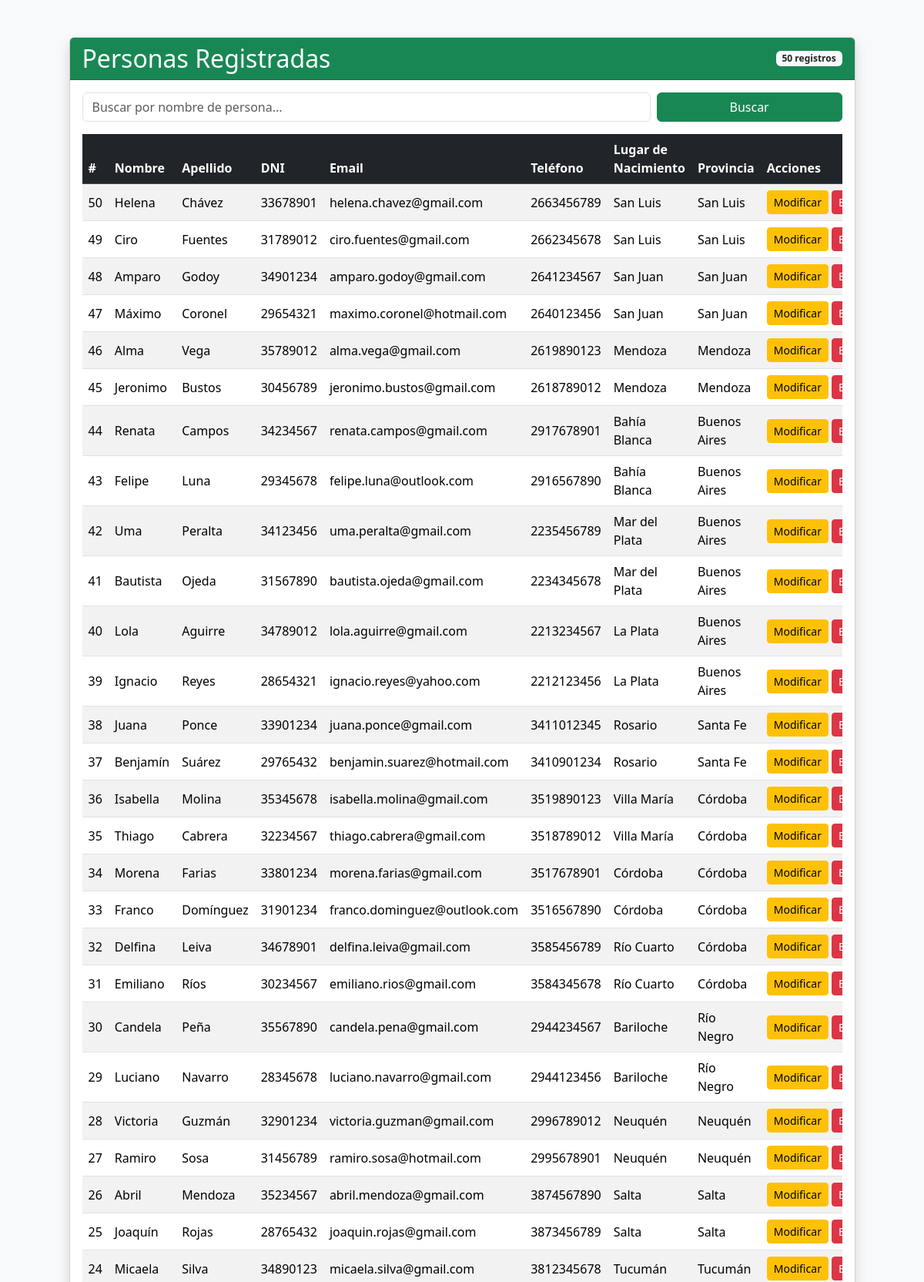
The page /src/persona/viewPersona.php (upper part) on the database its author committed.
### tables this page shows
CREATE TABLE IF NOT EXISTS personas (
    id INT AUTO_INCREMENT PRIMARY KEY,
    nombre VARCHAR(100) NOT NULL,
    apellido VARCHAR(100) NOT NULL,
    dni VARCHAR(20) NOT NULL,
    cuit VARCHAR(20) NOT NULL,
    fecha_nacimiento DATE NOT NULL,
    email VARCHAR(150) NOT NULL,
    telefono VARCHAR(30) NOT NULL,
    direccion VARCHAR(200) NOT NULL,

     
     
     
     
    ciudad_id INT,

     
     

    observaciones TEXT,

     
     
     
    FOREIGN KEY (ciudad_id) REFERENCES ciudades(id)
);

CREATE TABLE IF NOT EXISTS ciudades (
     
    id INT AUTO_INCREMENT PRIMARY KEY,

     
    nombre VARCHAR(100) NOT NULL,
    provincia VARCHAR(100) NOT NULL,

     
     
    latitud DECIMAL(9,6),

     
     
    longitud DECIMAL(10,6),

     
    codigo_postal VARCHAR(10),

     
    descripcion TEXT,

     
    fecha_fundacion DATE
);

### lib/bd/gestionBaseDatos.php (called while the page is built, shortened)
<?php
function obtenerTodasLasPersonas($conexion, $busqueda = '') {
    $sql = "SELECT p.*, c.nombre AS ciudad_nombre, c.provincia AS ciudad_provincia, c.codigo_postal AS ciudad_codigo_postal
            FROM personas p
            LEFT JOIN ciudades c ON p.ciudad_id = c.id";
    $parametros = [];
    $sql .= " ORDER BY p.id DESC";
    $stmt = $conexion->prepare($sql);
    $stmt->execute($parametros);
    return $stmt->fetchAll(PDO::FETCH_ASSOC);
}

### src/persona/viewPersona.php (the view, shortened to what this page needs)
<?php
require_once '../../lib/bd/gestionBaseDatos.php';
$conexion = obtenerConexion();
$busqueda = isset($_GET['busqueda']) ? trim($_GET['busqueda']) : '';
$personas = obtenerTodasLasPersonas($conexion, $busqueda);
?>
<!DOCTYPE html>
<html lang="es">
<head>
    <link href="https://cdn.jsdelivr.net/npm/bootstrap@5.3.3/dist/css/bootstrap.min.css" rel="stylesheet">
</head>
<body class="bg-light">
    <div class="container py-5">
        <div class="row justify-content-center">
            <div class="col-md-11">
                <div class="card shadow">
                    <div class="card-header bg-success text-white d-flex justify-content-between align-items-center">
                        <h2 class="mb-0">Personas Registradas</h2>
                        <span class="badge bg-light text-dark"><?php echo count($personas); ?> registros</span>
                    </div>
                    <div class="card-body">
                        <form method="GET" action="viewPersona.php" class="row g-2 mb-3">
                            <div class="col-md-9">
                                <input type="text" name="busqueda" class="form-control"
                                       placeholder="Buscar por nombre de persona..."
                                       value="<?php echo htmlspecialchars($busqueda); ?>">
                            </div>
                            <div class="col-md-3">
                                <button type="submit" class="btn btn-success w-100">Buscar</button>
                            </div>
                        </form>
                        <?php if (empty($personas)): ?>
                            <div class="alert alert-info">
                                <?php echo ($busqueda !== '') ? 'No se encontraron personas con ese nombre.' : 'No hay personas registradas aún. Use "Nueva persona".'; ?>
                            </div>
                        <?php else: ?>
                        <div class="table-responsive">
                            <table class="table table-striped table-hover align-middle">
                                <thead class="table-dark">
                                    <tr>
                                        <th>#</th>
                                        <th>Nombre</th>
                                        <th>Apellido</th>
                                        <th>DNI</th>
                                        <th>Email</th>
                                        <th>Teléfono</th>
                                        <th>Lugar de Nacimiento</th>
                                        <th>Provincia</th>
                                        <th>Acciones</th>
                                    </tr>
                                </thead>
                                <tbody>
                                    <?php
                                    foreach ($personas as $persona):
                                    ?>
                                    <tr>
                                        <td><?php echo $persona['id']; ?></td>
                                        <td><?php echo htmlspecialchars($persona['nombre']); ?></td>
                                        <td><?php echo htmlspecialchars($persona['apellido']); ?></td>
                                        <td><?php echo htmlspecialchars($persona['dni']); ?></td>
                                        <td><?php echo htmlspecialchars($persona['email']); ?></td>
                                        <td><?php echo htmlspecialchars($persona['telefono']); ?></td>
                                        <td><?php echo $persona['ciudad_nombre'] ? htmlspecialchars($persona['ciudad_nombre']) : '<span class="text-muted">—</span>'; ?></td>
                                        <td><?php echo $persona['ciudad_provincia'] ? htmlspecialchars($persona['ciudad_provincia']) : '<span class="text-muted">—</span>'; ?></td>
                                        <td>
                                            <div class="d-flex gap-1">
                                                <a href="editPersona.php?id=<?php echo $persona['id']; ?>" class="btn btn-warning btn-sm">Modificar</a>
                                                <form action="gestionPersona.php" method="POST" class="d-inline"
                                                      onsubmit="return confirm('¿Seguro que deseas eliminar esta persona?');">
                                                    <button type="submit" class="btn btn-danger btn-sm">Eliminar</button>
                                                </form>
                                            </div>
                                        </td>
                                    </tr>
                                    <?php endforeach; ?>
                                </tbody>
                            </table>
                        </div>
                        <?php endif; ?>
                    </div>
                </div>
            </div>
        </div>
    </div>
</body>
</html>

### rows shown on the page
personas: id "50", nombre "Helena", apellido "Chávez", dni "33678901", email "helena.chavez@gmail.com", telefono "2663456789", ciudad.nombre "San Luis", ciudad.provincia "San Luis"
personas: id "49", nombre "Ciro", apellido "Fuentes", dni "31789012", email "ciro.fuentes@gmail.com", telefono "2662345678", ciudad.nombre "San Luis", ciudad.provincia "San Luis"
personas: id "48", nombre "Amparo", apellido "Godoy", dni "34901234", email "amparo.godoy@gmail.com", telefono "2641234567", ciudad.nombre "San Juan", ciudad.provincia "San Juan"
personas: id "47", nombre "Máximo", apellido "Coronel", dni "29654321", email "maximo.coronel@hotmail.com", telefono "2640123456", ciudad.nombre "San Juan", ciudad.provincia "San Juan"
personas: id "46", nombre "Alma", apellido "Vega", dni "35789012", email "alma.vega@gmail.com", telefono "2619890123", ciudad.nombre "Mendoza", ciudad.provincia "Mendoza"
personas: id "45", nombre "Jeronimo", apellido "Bustos", dni "30456789", email "jeronimo.bustos@gmail.com", telefono "2618789012", ciudad.nombre "Mendoza", ciudad.provincia "Mendoza"
personas: id "44", nombre "Renata", apellido "Campos", dni "34234567", email "renata.campos@gmail.com", telefono "2917678901", ciudad.nombre "Bahía Blanca", ciudad.provincia "Buenos Aires"
personas: id "43", nombre "Felipe", apellido "Luna", dni "29345678", email "felipe.luna@outlook.com", telefono "2916567890", ciudad.nombre "Bahía Blanca", ciudad.provincia "Buenos Aires"
personas: id "42", nombre "Uma", apellido "Peralta", dni "34123456", email "uma.peralta@gmail.com", telefono "2235456789", ciudad.nombre "Mar del Plata", ciudad.provincia "Buenos Aires"
personas: id "41", nombre "Bautista", apellido "Ojeda", dni "31567890", email "bautista.ojeda@gmail.com", telefono "2234345678", ciudad.nombre "Mar del Plata", ciudad.provincia "Buenos Aires"
personas: id "40", nombre "Lola", apellido "Aguirre", dni "34789012", email "lola.aguirre@gmail.com", telefono "2213234567", ciudad.nombre "La Plata", ciudad.provincia "Buenos Aires"
personas: id "39", nombre "Ignacio", apellido "Reyes", dni "28654321", email "ignacio.reyes@yahoo.com", telefono "2212123456", ciudad.nombre "La Plata", ciudad.provincia "Buenos Aires"
personas: id "38", nombre "Juana", apellido "Ponce", dni "33901234", email "juana.ponce@gmail.com", telefono "3411012345", ciudad.nombre "Rosario", ciudad.provincia "Santa Fe"
personas: id "37", nombre "Benjamín", apellido "Suárez", dni "29765432", email "benjamin.suarez@hotmail.com", telefono "3410901234", ciudad.nombre "Rosario", ciudad.provincia "Santa Fe"
personas: id "36", nombre "Isabella", apellido "Molina", dni "35345678", email "isabella.molina@gmail.com", telefono "3519890123", ciudad.nombre "Villa María", ciudad.provincia "Córdoba"
personas: id "35", nombre "Thiago", apellido "Cabrera", dni "32234567", email "thiago.cabrera@gmail.com", telefono "3518789012", ciudad.nombre "Villa María", ciudad.provincia "Córdoba"
personas: id "34", nombre "Morena", apellido "Farias", dni "33801234", email "morena.farias@gmail.com", telefono "3517678901", ciudad.nombre "Córdoba", ciudad.provincia "Córdoba"
personas: id "33", nombre "Franco", apellido "Domínguez", dni "31901234", email "franco.dominguez@outlook.com", telefono "3516567890", ciudad.nombre "Córdoba", ciudad.provincia "Córdoba"
personas: id "32", nombre "Delfina", apellido "Leiva", dni "34678901", email "delfina.leiva@gmail.com", telefono "3585456789", ciudad.nombre "Río Cuarto", ciudad.provincia "Córdoba"
personas: id "31", nombre "Emiliano", apellido "Ríos", dni "30234567", email "emiliano.rios@gmail.com", telefono "3584345678", ciudad.nombre "Río Cuarto", ciudad.provincia "Córdoba"
personas: id "30", nombre "Candela", apellido "Peña", dni "35567890", email "candela.pena@gmail.com", telefono "2944234567", ciudad.nombre "Bariloche", ciudad.provincia "Río Negro"
personas: id "29", nombre "Luciano", apellido "Navarro", dni "28345678", email "luciano.navarro@gmail.com", telefono "2944123456", ciudad.nombre "Bariloche", ciudad.provincia "Río Negro"
personas: id "28", nombre "Victoria", apellido "Guzmán", dni "32901234", email "victoria.guzman@gmail.com", telefono "2996789012", ciudad.nombre "Neuquén", ciudad.provincia "Neuquén"
personas: id "27", nombre "Ramiro", apellido "Sosa", dni "31456789", email "ramiro.sosa@hotmail.com", telefono "2995678901", ciudad.nombre "Neuquén", ciudad.provincia "Neuquén"
personas: id "26", nombre "Abril", apellido "Mendoza", dni "35234567", email "abril.mendoza@gmail.com", telefono "3874567890", ciudad.nombre "Salta", ciudad.provincia "Salta"
personas: id "25", nombre "Joaquín", apellido "Rojas", dni "28765432", email "joaquin.rojas@gmail.com", telefono "3873456789", ciudad.nombre "Salta", ciudad.provincia "Salta"
personas: id "24", nombre "Micaela", apellido "Silva", dni "34890123", email "micaela.silva@gmail.com", telefono "3812345678", ciudad.nombre "Tucumán", ciudad.provincia "Tucumán"

### other values the page prints
count($personas) "50"
